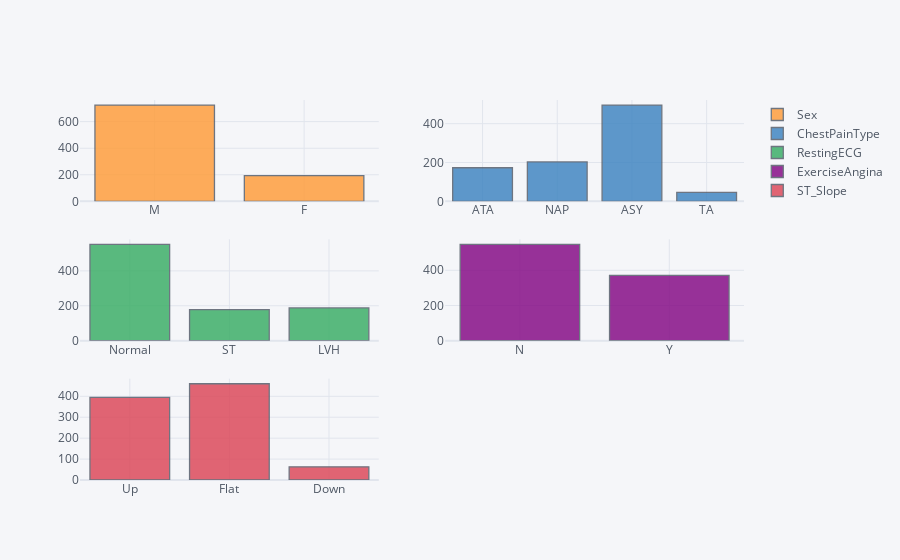

The notebook cell saved with this chart:
### Markdown cell above
## Hitogram for Categorical Features

### Code cell
obj_cols.iplot(kind='histogram',subplots=True)

### Figure 1 — Plotly figure (JSON) as saved in the notebook; plotly's stock layout.template omitted (floating-point values rounded to 4 significant figures; data arrays with more than 128 entries replaced by an {"elided": "..."} marker saying what was removed)
{"data": [{"histfunc": "count", "histnorm": "", "marker": {"color": "rgba(255, 153, 51, 1.0)", "line": {"color": "#4D5663", "width": 1.3}}, "name": "Sex", "opacity": 0.8, "orientation": "v", "x": {"elided": "918 str values"}, "xaxis": "x", "yaxis": "y", "type": "histogram"}, {"histfunc": "count", "histnorm": "", "marker": {"color": "rgba(55, 128, 191, 1.0)", "line": {"color": "#4D5663", "width": 1.3}}, "name": "ChestPainType", "opacity": 0.8, "orientation": "v", "x": {"elided": "918 str values"}, "xaxis": "x2", "yaxis": "y2", "type": "histogram"}, {"histfunc": "count", "histnorm": "", "marker": {"color": "rgba(50, 171, 96, 1.0)", "line": {"color": "#4D5663", "width": 1.3}}, "name": "RestingECG", "opacity": 0.8, "orientation": "v", "x": {"elided": "918 str values"}, "xaxis": "x3", "yaxis": "y3", "type": "histogram"}, {"histfunc": "count", "histnorm": "", "marker": {"color": "rgba(128, 0, 128, 1.0)", "line": {"color": "#4D5663", "width": 1.3}}, "name": "ExerciseAngina", "opacity": 0.8, "orientation": "v", "x": {"elided": "918 str values"}, "xaxis": "x4", "yaxis": "y4", "type": "histogram"}, {"histfunc": "count", "histnorm": "", "marker": {"color": "rgba(219, 64, 82, 1.0)", "line": {"color": "#4D5663", "width": 1.3}}, "name": "ST_Slope", "opacity": 0.8, "orientation": "v", "x": {"elided": "918 str values"}, "xaxis": "x5", "yaxis": "y5", "type": "histogram"}], "layout": {"barmode": "overlay", "legend": {"bgcolor": "#F5F6F9", "font": {"color": "#4D5663"}}, "paper_bgcolor": "#F5F6F9", "plot_bgcolor": "#F5F6F9", "title": {"font": {"color": "#4D5663"}}, "xaxis": {"anchor": "y", "domain": [0.0, 0.45], "gridcolor": "#E1E5ED", "showgrid": true, "tickfont": {"color": "#4D5663"}, "title": {"font": {"color": "#4D5663"}, "text": ""}, "zerolinecolor": "#E1E5ED"}, "yaxis": {"anchor": "x", "domain": [0.7333, 1.0], "gridcolor": "#E1E5ED", "showgrid": true, "tickfont": {"color": "#4D5663"}, "title": {"font": {"color": "#4D5663"}, "text": ""}, "zerolinecolor": "#E1E5ED"}, "xaxis2": {"anchor": "y2", "domain": [0.55, 1.0], "gridcolor": "#E1E5ED", "showgrid": true, "tickfont": {"color": "#4D5663"}, "title": {"font": {"color": "#4D5663"}, "text": ""}, "zerolinecolor": "#E1E5ED"}, "yaxis2": {"anchor": "x2", "domain": [0.7333, 1.0], "gridcolor": "#E1E5ED", "showgrid": true, "tickfont": {"color": "#4D5663"}, "title": {"font": {"color": "#4D5663"}, "text": ""}, "zerolinecolor": "#E1E5ED"}, "xaxis3": {"anchor": "y3", "domain": [0.0, 0.45], "gridcolor": "#E1E5ED", "showgrid": true, "tickfont": {"color": "#4D5663"}, "title": {"font": {"color": "#4D5663"}, "text": ""}, "zerolinecolor": "#E1E5ED"}, "yaxis3": {"anchor": "x3", "domain": [0.3667, 0.6333], "gridcolor": "#E1E5ED", "showgrid": true, "tickfont": {"color": "#4D5663"}, "title": {"font": {"color": "#4D5663"}, "text": ""}, "zerolinecolor": "#E1E5ED"}, "xaxis4": {"anchor": "y4", "domain": [0.55, 1.0], "gridcolor": "#E1E5ED", "showgrid": true, "tickfont": {"color": "#4D5663"}, "title": {"font": {"color": "#4D5663"}, "text": ""}, "zerolinecolor": "#E1E5ED"}, "yaxis4": {"anchor": "x4", "domain": [0.3667, 0.6333], "gridcolor": "#E1E5ED", "showgrid": true, "tickfont": {"color": "#4D5663"}, "title": {"font": {"color": "#4D5663"}, "text": ""}, "zerolinecolor": "#E1E5ED"}, "xaxis5": {"anchor": "y5", "domain": [0.0, 0.45], "gridcolor": "#E1E5ED", "showgrid": true, "tickfont": {"color": "#4D5663"}, "title": {"font": {"color": "#4D5663"}, "text": ""}, "zerolinecolor": "#E1E5ED"}, "yaxis5": {"anchor": "x5", "domain": [0.0, 0.2667], "gridcolor": "#E1E5ED", "showgrid": true, "tickfont": {"color": "#4D5663"}, "title": {"font": {"color": "#4D5663"}, "text": ""}, "zerolinecolor": "#E1E5ED"}}}
